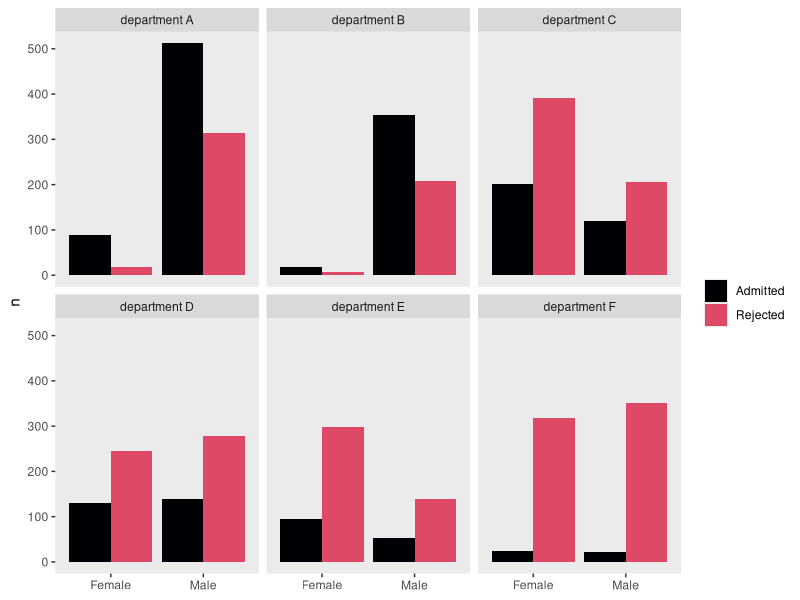
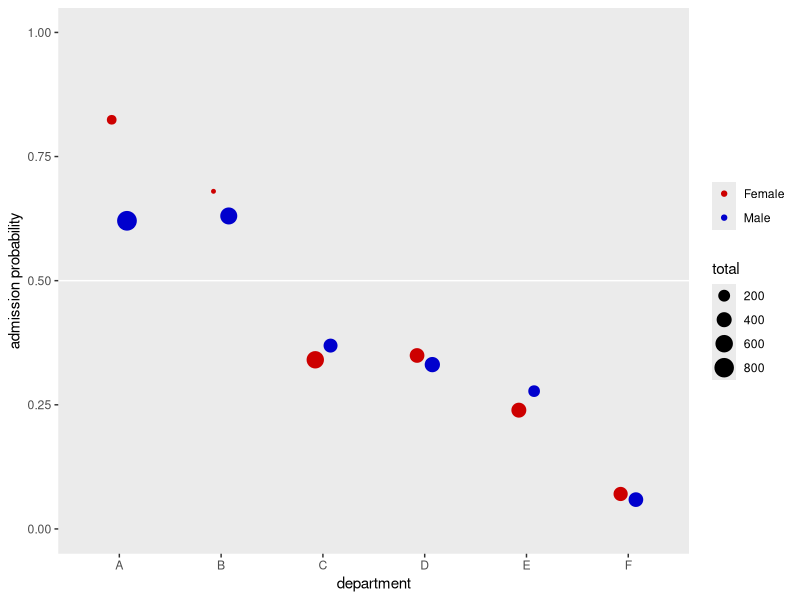

Write the R code that produced these figures, in order. (Note: this script raises an error after producing the figures.)
## ---- chunk 1
library(tidyverse)

d <-
  UCBAdmissions %>% 
  as_tibble() %>% 
  pivot_wider(id_cols = c(Dept, Gender),
              names_from = Admit, 
              values_from = n) %>% 
  mutate(total = Admitted + Rejected)

head(d)
## ---- chunk 2
d %>% 
  group_by(Gender) %>% 
  summarise(percent_admitted = (100 * sum(Admitted) / sum(total)) %>% round(digits = 1))
## ---- chunk 3
d %>%  
  mutate(dept = str_c("department ", Dept)) %>% 
  pivot_longer(cols = Admitted:Rejected,
               names_to = "admit",
               values_to = "n") %>% 
  
  ggplot(aes(x = Gender, y = n, fill = admit)) +
  geom_col(position = "dodge") +
  scale_fill_viridis_d(NULL, option = "A", end = .6) +
  xlab(NULL) +
  theme(panel.grid = element_blank()) +
  facet_wrap(~dept)
## ---- chunk 4
d %>%
  mutate(p = Admitted / total) %>% 
  
  ggplot(aes(x = Dept, y = p)) +
  geom_hline(yintercept = .5, color = "white") +
  geom_point(aes(color = Gender, size = total),
             position = position_dodge(width = 0.3)) +
  scale_color_manual(NULL, values = c("red3", "blue3")) +
  scale_y_continuous("admission probability", limits = 0:1) +
  xlab("department") +
  theme(panel.grid = element_blank())
## ---- chunk 5
# define the mean structure

n     <- 50  # choose the n

b0    <-  0  # average morning wait time
b1    <-  0  # average difference afternoon wait time
sd_b0 <-  1  # std dev in intercepts
sd_b1 <-  1  # std dev in slopes
r     <- -.8  # correlation between intercepts and slopes

# the next three lines of code simply combine the terms, above
mu     <- c(b0, b1)
sigma  <- matrix(c(sd_b0, r, 
                   r, sd_b1), ncol = 2)
set.seed(1)
m <-
  MASS::mvrnorm(n, mu, sigma) %>% 
  data.frame() %>% 
  set_names("x0", "y0") %>% 
  arrange(x0) %>% 
  mutate(i = 1:n) %>% 
  tidyr::expand(nesting(i, x0, y0),
                j = 1:n) 

# Define the residual variance/covariance structure

sigma  <- matrix(c(sd_b0, .3, 
                   .3, sd_b1), ncol = 2)
set.seed(1)
r <-
  MASS::mvrnorm(n * n, mu, sigma) %>% 
  data.frame() %>% 
  set_names("xr", "yr") %>% 
  mutate_all(.funs = ~. * .25)

# Combine the two and save.

d <-
  bind_cols(m, r) %>% 
  mutate(x = x0 + xr,
         y = y0 + yr) 
## ---- chunk 6
d %>% 
  filter(j == 1) %>% 
  
  ggplot(aes(x = x, y = y)) +
  geom_point(alpha = 2/3) +
  stat_ellipse(size = 1/4) +
  coord_equal(xlim = -3:3,
              ylim = -3:3) +
  labs(x = "typing speed", y = "number of typos") +
  theme(panel.grid = element_blank())
## ---- chunk 7
d %>% 
  filter(j == 1) %>% 
  summarise(correlation_between_participants = cor(x, y))
## ---- chunk 8
d %>% 
  filter(i %in% c(1, 10, 25, 47, 50)) %>% 
  mutate(i = factor(i)) %>% 
  
  ggplot() +
  geom_point(aes(x = x, y = y, color = i),
             size = 1/3) +
  stat_ellipse(aes(x = x, y = y, color = i),
               size = 1/5) +
  geom_point(data = d %>% 
               filter(j == 1 &
                        i %in% c(1, 10, 25, 47, 50)),
             aes(x = x0, y = y0),
             size = 2, color = "grey50") +
  scale_color_viridis_d(option = "B", begin = .25, end = .85) +
  coord_equal(xlim = -3:3,
              ylim = -3:3) +
  labs(x = "typing speed", y = "number of typos") +
  theme(panel.grid = element_blank(),
        legend.position = "none")
## ---- chunk 9
d %>% 
  group_by(i) %>% 
  summarise(r = cor(x, y) %>% round(digits = 2)) %>% 
  
  ggplot(aes(x = r)) +
  geom_histogram(binwidth = .1) +
  xlab("correlations within participants") +
  theme(panel.grid = element_blank())
## ---- chunk 10
sessionInfo()
